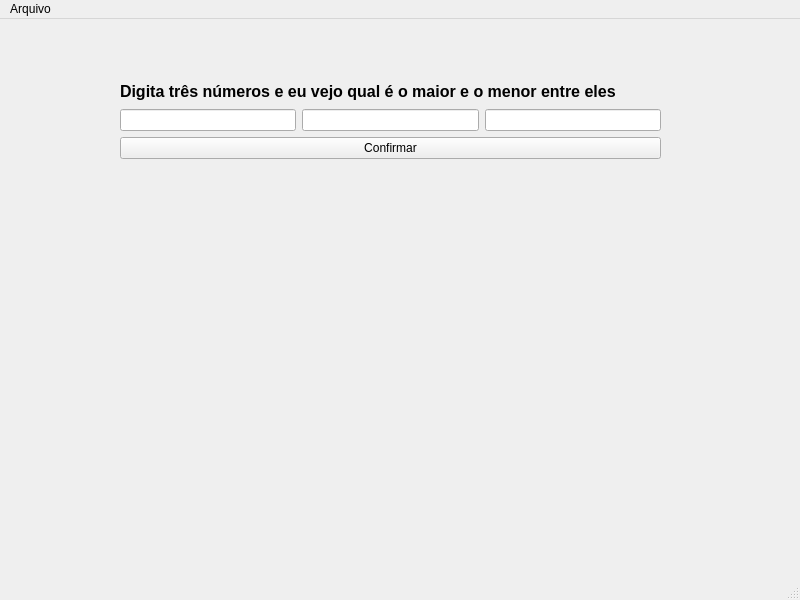
<?xml version="1.0" encoding="UTF-8"?>
<ui version="4.0">
 <class>MainWindow</class>
 <widget class="QMainWindow" name="MainWindow">
  <property name="geometry">
   <rect>
    <x>0</x>
    <y>0</y>
    <width>800</width>
    <height>600</height>
   </rect>
  </property>
  <property name="windowTitle">
   <string>MainWindow</string>
  </property>
  <widget class="QWidget" name="centralwidget">
   <widget class="QWidget" name="verticalLayoutWidget">
    <property name="geometry">
     <rect>
      <x>120</x>
      <y>60</y>
      <width>541</width>
      <height>80</height>
     </rect>
    </property>
    <layout class="QVBoxLayout" name="verticalLayout">
     <item>
      <widget class="QLabel" name="label">
       <property name="font">
        <font>
         <pointsize>12</pointsize>
         <weight>75</weight>
         <bold>true</bold>
        </font>
       </property>
       <property name="text">
        <string>Digita três números e eu vejo qual é o maior e o menor entre eles</string>
       </property>
      </widget>
     </item>
     <item>
      <layout class="QHBoxLayout" name="horizontalLayout">
       <item>
        <widget class="QLineEdit" name="lineEdit_2"/>
       </item>
       <item>
        <widget class="QLineEdit" name="lineEdit"/>
       </item>
       <item>
        <widget class="QLineEdit" name="lineEdit_3"/>
       </item>
      </layout>
     </item>
     <item>
      <widget class="QPushButton" name="pushButton">
       <property name="text">
        <string>Confirmar</string>
       </property>
      </widget>
     </item>
    </layout>
   </widget>
   <widget class="QLabel" name="label_2">
    <property name="geometry">
     <rect>
      <x>230</x>
      <y>190</y>
      <width>311</width>
      <height>141</height>
     </rect>
    </property>
    <property name="font">
     <font>
      <pointsize>12</pointsize>
      <weight>75</weight>
      <bold>true</bold>
     </font>
    </property>
    <property name="text">
     <string/>
    </property>
    <property name="alignment">
     <set>Qt::AlignCenter</set>
    </property>
   </widget>
  </widget>
  <widget class="QMenuBar" name="menubar">
   <property name="geometry">
    <rect>
     <x>0</x>
     <y>0</y>
     <width>800</width>
     <height>21</height>
    </rect>
   </property>
   <widget class="QMenu" name="menuArquivo">
    <property name="title">
     <string>Arquivo</string>
    </property>
    <addaction name="actionNovo"/>
    <addaction name="actionAbrir"/>
    <addaction name="actionSalvar"/>
    <addaction name="actionSair"/>
   </widget>
   <addaction name="menuArquivo"/>
  </widget>
  <widget class="QStatusBar" name="statusbar"/>
  <action name="actionSalvar">
   <property name="text">
    <string>Salvar</string>
   </property>
  </action>
  <action name="actionSair">
   <property name="text">
    <string>Sair</string>
   </property>
  </action>
  <action name="actionAbrir">
   <property name="text">
    <string>Abrir</string>
   </property>
  </action>
  <action name="actionNovo">
   <property name="text">
    <string>Novo</string>
   </property>
  </action>
 </widget>
 <resources/>
 <connections/>
</ui>
